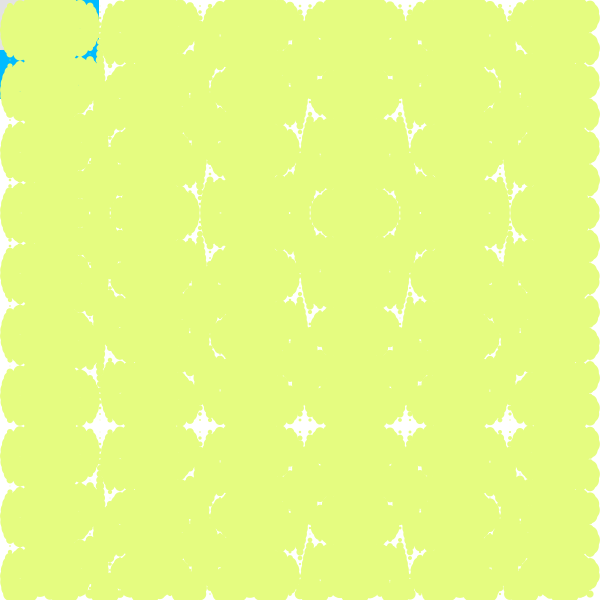
Frame 1 (no input)
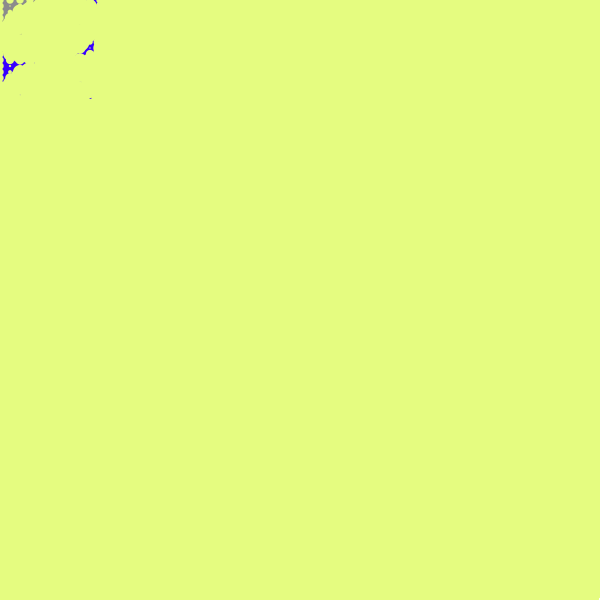
Frame 60 (the mouse pressed at the canvas centre just before this capture)
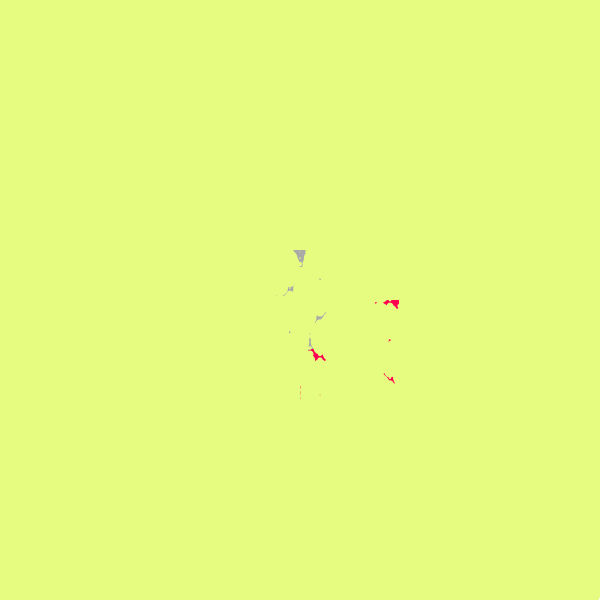
Frame 120 (the mouse held since frame 60 and released just before this capture)

The Processing sketch that drew these frames (run headless with seeded random() and noise(); from frame 60 on, the mouse is pressed at the canvas centre):

// Processing sketch: processing_48495
// ── processing_48495.pde

//Rayniel Estrella | HW #9
//Nick Lally | Math, Programming, and Art

float x,y, angle;
int trailNum = 100;
int prevx[];
int prevy[];

void setup(){
  background(255);
  size (600,600);
  colorMode(HSB,360,100,100,100);
  noStroke();
  prevx = new int[trailNum];
  prevy = new int[trailNum];
}

void draw(){
  for(int i = 1;i < trailNum;i++){
    prevx[i-1] = prevx[i];
    prevy[i-1] = prevy[i];
  }
  prevx[trailNum -1] = mouseX;
  prevy[trailNum -1] = mouseY;
  for(int i = 0; i < trailNum; i++){
    fill(random(360),100,100);
    rect(prevx[i],prevy[i],i,i);
  }
  
    for(int i = 1;i < trailNum;i++){
    prevx[i-1] = prevx[i];
    prevy[i-1] = prevy[i];
  }
  prevx[trailNum -1] = mouseX;
  prevy[trailNum -1] = mouseY;
  for(int i = 0; i < trailNum; i++){
    fill(random(360));
    ellipse(prevx[i],prevy[i],100,100);
    vertex(x,y);
  }

for(int x = 0; x < width; x+=10){
  for(int y = 0; y < height; y+=6){
    float ellSize = sin(y*x+angle)*20;
    fill(71,49,99);
    ellipse(x,y,ellSize,ellSize);
  }
}
angle+=.1;
}
